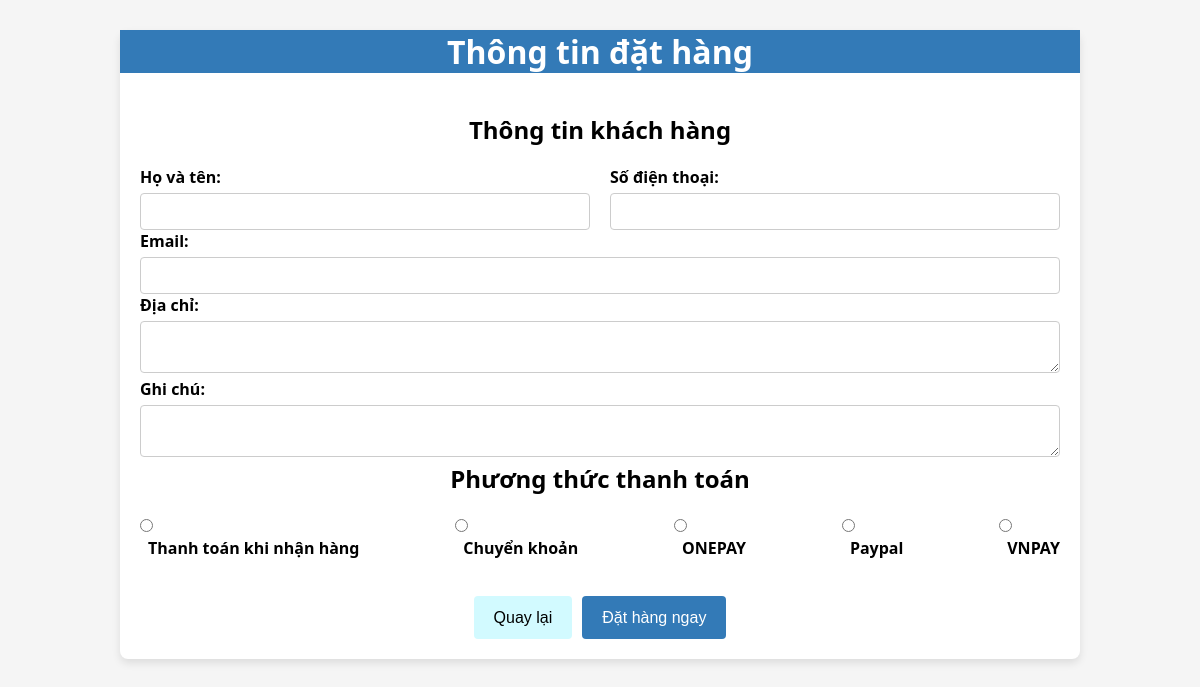
Screenshot of /User/Order/order_form.php with the database file from the repository.
### tables this page shows
CREATE TABLE `order_methods` (
  `id` int(11) NOT NULL,
  `name` varchar(50) NOT NULL,
  `status` tinyint(1) NOT NULL DEFAULT 1
);

### conn_db.php (called while the page is built, shortened)
<?php
    function connectToDatabase(){
        $servername = 'localhost';
        $username = 'root';
        $password = '';
        $name_db = 'starbook_database';
        $conn = new mysqli($servername, $username, $password, $name_db);
        return $conn;
    }
    function queryDatabase($sql){
        $conn = connectToDatabase();
        $result = $conn->query($sql);
        $data = [];
        while ($row = $result->fetch_assoc()) {
            $data[] = $row;
        }
        return $data;
    }
?>

### User/Order/order_functions.php (called while the page is built, shortened)
<?php
    include_once "../../conn_db.php";
    function getOrderMethod(){
        $sql = "SELECT * FROM order_methods";
        return queryDatabase($sql);
    }
?>

### User/Order/order_form.php (the view, shortened to what this page needs)
<?php
include "order_functions.php";
$order_methods = getOrderMethod();
?>
<!DOCTYPE html>
<html>
<head>
    <link rel="stylesheet" href="order_form.css">
</head>
<body>
    <div class="container">
        <h1 class="header">Thông tin đặt hàng</h1>
        <div class="order-form">
            <form method="post" action="handle_order.php">
                <h2>Thông tin khách hàng</h2>
                <div class="form-row">
                    <div class="form-group">
                        <label for="receiver">Họ và tên:</label>
                        <input type="text" name="receiver" id="receiver" required>
                    </div>
                    <div class="form-group">
                        <label for="phone">Số điện thoại:</label>
                        <input type="tel" name="phone" id="phone" required>
                    </div>
                </div>
                <div class="form-group">
                    <label for="email">Email:</label>
                    <input type="email" name="email" id="email" required>
                </div>
                <div class="form-group">
                    <label for="address">Địa chỉ:</label>
                    <textarea name="address" id="address" required></textarea>
                </div>
                <div class="form-group">
                    <label for="note">Ghi chú:</label>
                    <textarea name="note" id="note"></textarea>
                </div>
                <h2>Phương thức thanh toán</h2>
                <div class="form-row">
                <?php
                    foreach ($order_methods as $item) {
                        echo "<div class='payment-method'>";
                        echo "<input type='radio' id='order_method_{$item['id']}' name='order_method' value='{$item['id']}'>";
                        echo "<label for='order_method_{$item['id']}'>{$item['name']}</label><br>";
                        echo "</div>";
                    }
                ?>
                </div>
                <div class="form-submit">
                    <button><a href="../Cart/cart_page.php">Quay lại</a></button>
                    <input id="btnOrder" type="submit" name="redirect" value="Đặt hàng ngay"></input>
                </div>
            </form>
        </div>
    </div>
</body>
</html>

### User/Order/order_form.css (style rules this page uses)
* { margin: 0; padding: 0; box-sizing: border-box; }
body { font-family: 'Segoe UI', Tahoma, Geneva, Verdana, sans-serif; background-color: #f5f5f5; }
.container { max-width: 960px; margin: 30px auto; background-color: #fff; border-radius: 8px; box-shadow: 0 4px 8px rgba(0, 0, 0, 0.1); }
h1, h2 { text-align: center; margin-bottom: 20px; }
.container .header { background-color: #337ab7; color: #fff; }
.container .order-form { padding: 20px; }
h2 { font-size: 24px; }
.form-row { display: flex; justify-content: space-between; gap: 20px; }
.form-group { flex: 1; }
label { display: block; margin-bottom: 5px; font-weight: 600; }
input[type="text"], input[type="email"], input[type="tel"], textarea { width: 100%; padding: 10px; border: 1px solid #ccc; border-radius: 4px; }
.payment-method { display: block; margin-bottom: 10px; }
input[type="radio"] + label { margin-left: 8px; }
.form-submit { display: flex; justify-content: center; gap: 10px; margin-left: 10px; margin-right: 10px; }
.form-submit #btnOrder { background-color: #337ab7; color: white; padding: 12px 20px; border: none; border-radius: 4px; cursor: pointer; font-size: 16px; transition: background-color 0.3s ease; }
.form-submit button { background-color: #d2faff; color: #000; padding: 12px 20px; border: none; border-radius: 4px; cursor: pointer; font-size: 16px; transition: background-color 0.3s ease; text-decoration: none; display: inline-block; }
.form-submit button a { color: #000; text-decoration: none; display: inline-block; width: 100%; height: 100%; text-align: center; line-height: 1.2; }

### rows the page displays
order_methods: name "Thanh toán khi nhận hàng"
order_methods: name "Chuyển khoản"
order_methods: name "ONEPAY"
order_methods: name "Paypal"
order_methods: name "VNPAY"
